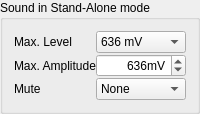
             <widget class="QGroupBox" name="groupBox_12">
              <property name="toolTip">
               <string>Sets the input resistance and maximum audio input level for the LIN/RIN pins. An application providing a 150 mVPK
input to the device on RIN/LIN would set Line Attenuation = 00, resulting in a maximum permissible input level of
190 mVPK on LIN/RIN and an input resistance of 396 kΩ. The Line Level would be set to 150 mV to correspond to
the TX audio deviation level set by the TX_AUDIO_DEVIATION property. An application providing a 1 VPK input to
the device on RIN/LIN would set Line Attenuation = 11, resulting in a maximum permissible input level of 636 mVPK\non LIN/RIN and an input resistance of 60 kΩ. An external series resistor on LIN and RIN inputs of\n 40 kΩ would create a resistive voltage divider that\nwould keep the maximum line level on RIN/LIN below 636 mVPK.\nThe Line
Level would be set to 636 mVPK to correspond to the TX\naudio deviation level set by the TX AUDIO DEVIATION property.\nThe default input level and peak line level is 636 mVPK\nwith an input
impedance of 60 kΩ.</string>
              </property>
              <property name="title">
               <string>Sound in Stand-Alone mode</string>
              </property>
              <property name="checkable">
               <bool>false</bool>
              </property>
              <layout class="QVBoxLayout" name="verticalLayout_14">
               <property name="spacing">
                <number>1</number>
               </property>
               <item>
                <layout class="QHBoxLayout" name="horizontalLayout_60">
                 <property name="spacing">
                  <number>0</number>
                 </property>
                 <item>
                  <widget class="QLabel" name="label_25">
                   <property name="sizePolicy">
                    <sizepolicy hsizetype="Preferred" vsizetype="Preferred">
                     <horstretch>0</horstretch>
                     <verstretch>0</verstretch>
                    </sizepolicy>
                   </property>
                   <property name="toolTip">
                    <string>Max input level</string>
                   </property>
                   <property name="text">
                    <string>Max. Level</string>
                   </property>
                  </widget>
                 </item>
                 <item>
                  <widget class="QComboBox" name="comboBox_audio_input_level">
                   <property name="sizePolicy">
                    <sizepolicy hsizetype="Minimum" vsizetype="Fixed">
                     <horstretch>0</horstretch>
                     <verstretch>0</verstretch>
                    </sizepolicy>
                   </property>
                   <property name="minimumSize">
                    <size>
                     <width>90</width>
                     <height>0</height>
                    </size>
                   </property>
                   <property name="maximumSize">
                    <size>
                     <width>90</width>
                     <height>16777215</height>
                    </size>
                   </property>
                   <property name="toolTip">
                    <string>Max input level</string>
                   </property>
                   <property name="currentIndex">
                    <number>3</number>
                   </property>
                   <property name="minimumContentsLength">
                    <number>0</number>
                   </property>
                   <item>
                    <property name="text">
                     <string>190 mV</string>
                    </property>
                   </item>
                   <item>
                    <property name="text">
                     <string>301 mV</string>
                    </property>
                   </item>
                   <item>
                    <property name="text">
                     <string>416 mV</string>
                    </property>
                   </item>
                   <item>
                    <property name="text">
                     <string>636 mV</string>
                    </property>
                   </item>
                  </widget>
                 </item>
                </layout>
               </item>
               <item>
                <layout class="QHBoxLayout" name="horizontalLayout_61">
                 <property name="spacing">
                  <number>0</number>
                 </property>
                 <item>
                  <widget class="QLabel" name="label_53">
                   <property name="toolTip">
                    <string>Maximum line amplitude level on the LIN/RIN pins in mVPK.</string>
                   </property>
                   <property name="text">
                    <string>Max. Amplitude</string>
                   </property>
                  </widget>
                 </item>
                 <item>
                  <widget class="QSpinBox" name="spinBox_audio_input_amplitude">
                   <property name="enabled">
                    <bool>true</bool>
                   </property>
                   <property name="sizePolicy">
                    <sizepolicy hsizetype="Minimum" vsizetype="Fixed">
                     <horstretch>0</horstretch>
                     <verstretch>0</verstretch>
                    </sizepolicy>
                   </property>
                   <property name="minimumSize">
                    <size>
                     <width>90</width>
                     <height>0</height>
                    </size>
                   </property>
                   <property name="maximumSize">
                    <size>
                     <width>90</width>
                     <height>16777215</height>
                    </size>
                   </property>
                   <property name="toolTip">
                    <string>Maximum line amplitude level on the LIN/RIN pins in mVPK.</string>
                   </property>
                   <property name="alignment">
                    <set>Qt::AlignRight|Qt::AlignTrailing|Qt::AlignVCenter</set>
                   </property>
                   <property name="suffix">
                    <string>mV</string>
                   </property>
                   <property name="minimum">
                    <number>0</number>
                   </property>
                   <property name="maximum">
                    <number>1023</number>
                   </property>
                   <property name="singleStep">
                    <number>1</number>
                   </property>
                   <property name="value">
                    <number>636</number>
                   </property>
                  </widget>
                 </item>
                </layout>
               </item>
               <item>
                <layout class="QHBoxLayout" name="horizontalLayout_62">
                 <property name="spacing">
                  <number>0</number>
                 </property>
                 <item>
                  <widget class="QLabel" name="label_54">
                   <property name="sizePolicy">
                    <sizepolicy hsizetype="Preferred" vsizetype="Preferred">
                     <horstretch>0</horstretch>
                     <verstretch>0</verstretch>
                    </sizepolicy>
                   </property>
                   <property name="toolTip">
                    <string>Mute audio channel</string>
                   </property>
                   <property name="text">
                    <string>Mute</string>
                   </property>
                  </widget>
                 </item>
                 <item>
                  <widget class="QComboBox" name="comboBox_audio_input_mute">
                   <property name="sizePolicy">
                    <sizepolicy hsizetype="Minimum" vsizetype="Fixed">
                     <horstretch>0</horstretch>
                     <verstretch>0</verstretch>
                    </sizepolicy>
                   </property>
                   <property name="minimumSize">
                    <size>
                     <width>90</width>
                     <height>0</height>
                    </size>
                   </property>
                   <property name="maximumSize">
                    <size>
                     <width>90</width>
                     <height>16777215</height>
                    </size>
                   </property>
                   <property name="toolTip">
                    <string>Mute audio channel</string>
                   </property>
                   <property name="currentIndex">
                    <number>0</number>
                   </property>
                   <property name="minimumContentsLength">
                    <number>0</number>
                   </property>
                   <item>
                    <property name="text">
                     <string>None</string>
                    </property>
                   </item>
                   <item>
                    <property name="text">
                     <string>Right</string>
                    </property>
                   </item>
                   <item>
                    <property name="text">
                     <string>Left</string>
                    </property>
                   </item>
                   <item>
                    <property name="text">
                     <string>Both</string>
                    </property>
                   </item>
                  </widget>
                 </item>
                </layout>
               </item>
              </layout>
             </widget>
